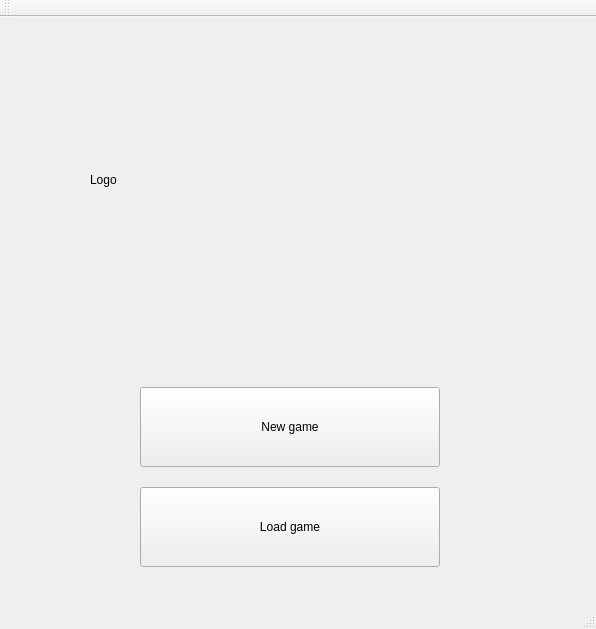
<?xml version="1.0" encoding="UTF-8"?>
<ui version="4.0">
 <class>MainWindow</class>
 <widget class="QMainWindow" name="MainWindow">
  <property name="geometry">
   <rect>
    <x>0</x>
    <y>0</y>
    <width>596</width>
    <height>629</height>
   </rect>
  </property>
  <property name="windowTitle">
   <string>Othello</string>
  </property>
  <widget class="QWidget" name="centralWidget">
   <widget class="QStackedWidget" name="stackedWidget">
    <property name="geometry">
     <rect>
      <x>10</x>
      <y>30</y>
      <width>581</width>
      <height>581</height>
     </rect>
    </property>
    <property name="currentIndex">
     <number>0</number>
    </property>
    <widget class="QWidget" name="page_1">
     <widget class="QLabel" name="logo_label">
      <property name="geometry">
       <rect>
        <x>80</x>
        <y>50</y>
        <width>420</width>
        <height>165</height>
       </rect>
      </property>
      <property name="text">
       <string>Logo</string>
      </property>
     </widget>
     <widget class="QPushButton" name="new_game_button">
      <property name="geometry">
       <rect>
        <x>130</x>
        <y>340</y>
        <width>300</width>
        <height>80</height>
       </rect>
      </property>
      <property name="layoutDirection">
       <enum>Qt::LeftToRight</enum>
      </property>
      <property name="text">
       <string>New game</string>
      </property>
     </widget>
     <widget class="QPushButton" name="load_game_button">
      <property name="geometry">
       <rect>
        <x>130</x>
        <y>440</y>
        <width>300</width>
        <height>80</height>
       </rect>
      </property>
      <property name="layoutDirection">
       <enum>Qt::LeftToRight</enum>
      </property>
      <property name="text">
       <string>Load game</string>
      </property>
     </widget>
     <zorder>load_game_button</zorder>
     <zorder>new_game_button</zorder>
     <zorder>load_game_button</zorder>
     <zorder>new_game_button</zorder>
     <zorder></zorder>
     <zorder>logo_label</zorder>
    </widget>
    <widget class="QWidget" name="page_3">
     <widget class="QGroupBox" name="groupBox_3">
      <property name="geometry">
       <rect>
        <x>300</x>
        <y>260</y>
        <width>269</width>
        <height>209</height>
       </rect>
      </property>
      <property name="title">
       <string/>
      </property>
      <widget class="QLabel" name="pl2_label">
       <property name="geometry">
        <rect>
         <x>10</x>
         <y>0</y>
         <width>121</width>
         <height>41</height>
        </rect>
       </property>
       <property name="text">
        <string>Player2 (white):</string>
       </property>
      </widget>
      <widget class="QLineEdit" name="pl2_name">
       <property name="geometry">
        <rect>
         <x>20</x>
         <y>40</y>
         <width>161</width>
         <height>41</height>
        </rect>
       </property>
       <property name="text">
        <string>Insert name</string>
       </property>
      </widget>
      <widget class="QWidget" name="widget" native="true">
       <property name="geometry">
        <rect>
         <x>20</x>
         <y>30</y>
         <width>191</width>
         <height>121</height>
        </rect>
       </property>
       <widget class="QRadioButton" name="pl2_radio_hard">
        <property name="geometry">
         <rect>
          <x>30</x>
          <y>80</y>
          <width>110</width>
          <height>25</height>
         </rect>
        </property>
        <property name="text">
         <string>hard</string>
        </property>
        <property name="checked">
         <bool>false</bool>
        </property>
        <attribute name="buttonGroup">
         <string notr="true">difficulty_group</string>
        </attribute>
       </widget>
       <widget class="QRadioButton" name="pl2_radio_easy">
        <property name="geometry">
         <rect>
          <x>30</x>
          <y>50</y>
          <width>110</width>
          <height>25</height>
         </rect>
        </property>
        <property name="text">
         <string>easy</string>
        </property>
        <property name="checked">
         <bool>true</bool>
        </property>
        <attribute name="buttonGroup">
         <string notr="true">difficulty_group</string>
        </attribute>
       </widget>
       <widget class="QLabel" name="difficulty_label">
        <property name="geometry">
         <rect>
          <x>20</x>
          <y>0</y>
          <width>101</width>
          <height>41</height>
         </rect>
        </property>
        <property name="text">
         <string>Difficulty:</string>
        </property>
       </widget>
      </widget>
     </widget>
     <widget class="QWidget" name="gridLayoutWidget_2">
      <property name="geometry">
       <rect>
        <x>0</x>
        <y>260</y>
        <width>271</width>
        <height>211</height>
       </rect>
      </property>
      <layout class="QGridLayout" name="gridLayout_2"/>
     </widget>
     <widget class="QWidget" name="gridLayoutWidget_4">
      <property name="geometry">
       <rect>
        <x>0</x>
        <y>130</y>
        <width>571</width>
        <height>111</height>
       </rect>
      </property>
      <layout class="QGridLayout" name="gridLayout_4">
       <item row="0" column="0">
        <widget class="QGroupBox" name="groupBox_6">
         <property name="title">
          <string/>
         </property>
         <widget class="QRadioButton" name="mode_2players">
          <property name="geometry">
           <rect>
            <x>100</x>
            <y>50</y>
            <width>101</width>
            <height>25</height>
           </rect>
          </property>
          <property name="text">
           <string>2 Players</string>
          </property>
          <property name="checked">
           <bool>true</bool>
          </property>
         </widget>
         <widget class="QRadioButton" name="mode_AI">
          <property name="geometry">
           <rect>
            <x>280</x>
            <y>50</y>
            <width>101</width>
            <height>25</height>
           </rect>
          </property>
          <property name="text">
           <string>Versus AI</string>
          </property>
         </widget>
         <widget class="QLabel" name="mode_label">
          <property name="geometry">
           <rect>
            <x>20</x>
            <y>0</y>
            <width>101</width>
            <height>41</height>
           </rect>
          </property>
          <property name="text">
           <string>Mode:</string>
          </property>
         </widget>
        </widget>
       </item>
      </layout>
     </widget>
     <widget class="QWidget" name="gridLayoutWidget">
      <property name="geometry">
       <rect>
        <x>0</x>
        <y>0</y>
        <width>571</width>
        <height>111</height>
       </rect>
      </property>
      <layout class="QGridLayout" name="gridLayout">
       <item row="0" column="0">
        <widget class="QGroupBox" name="groupBox">
         <property name="title">
          <string/>
         </property>
         <widget class="QRadioButton" name="size_radio6">
          <property name="geometry">
           <rect>
            <x>110</x>
            <y>50</y>
            <width>61</width>
            <height>25</height>
           </rect>
          </property>
          <property name="text">
           <string>6</string>
          </property>
          <attribute name="buttonGroup">
           <string notr="true">buttonGroup</string>
          </attribute>
         </widget>
         <widget class="QRadioButton" name="size_radio8">
          <property name="geometry">
           <rect>
            <x>200</x>
            <y>50</y>
            <width>61</width>
            <height>25</height>
           </rect>
          </property>
          <property name="text">
           <string>8</string>
          </property>
          <property name="checked">
           <bool>true</bool>
          </property>
          <attribute name="buttonGroup">
           <string notr="true">buttonGroup</string>
          </attribute>
         </widget>
         <widget class="QRadioButton" name="size_radio10">
          <property name="geometry">
           <rect>
            <x>290</x>
            <y>50</y>
            <width>71</width>
            <height>25</height>
           </rect>
          </property>
          <property name="text">
           <string>10</string>
          </property>
          <attribute name="buttonGroup">
           <string notr="true">buttonGroup</string>
          </attribute>
         </widget>
         <widget class="QRadioButton" name="size_radio12">
          <property name="geometry">
           <rect>
            <x>390</x>
            <y>50</y>
            <width>71</width>
            <height>25</height>
           </rect>
          </property>
          <property name="text">
           <string>12</string>
          </property>
          <attribute name="buttonGroup">
           <string notr="true">buttonGroup</string>
          </attribute>
         </widget>
         <widget class="QLabel" name="gridsize_label">
          <property name="geometry">
           <rect>
            <x>20</x>
            <y>0</y>
            <width>101</width>
            <height>41</height>
           </rect>
          </property>
          <property name="text">
           <string>Grid size:</string>
          </property>
         </widget>
        </widget>
       </item>
      </layout>
     </widget>
     <widget class="QPushButton" name="startgame">
      <property name="geometry">
       <rect>
        <x>280</x>
        <y>470</y>
        <width>150</width>
        <height>80</height>
       </rect>
      </property>
      <property name="layoutDirection">
       <enum>Qt::LeftToRight</enum>
      </property>
      <property name="text">
       <string>Start</string>
      </property>
     </widget>
     <widget class="QWidget" name="gridLayoutWidget_3">
      <property name="geometry">
       <rect>
        <x>300</x>
        <y>260</y>
        <width>271</width>
        <height>211</height>
       </rect>
      </property>
      <layout class="QGridLayout" name="gridLayout_3"/>
     </widget>
     <widget class="QGroupBox" name="groupBox_2">
      <property name="geometry">
       <rect>
        <x>10</x>
        <y>260</y>
        <width>269</width>
        <height>209</height>
       </rect>
      </property>
      <property name="layoutDirection">
       <enum>Qt::LeftToRight</enum>
      </property>
      <property name="title">
       <string/>
      </property>
      <widget class="QLabel" name="pl1_label">
       <property name="geometry">
        <rect>
         <x>10</x>
         <y>0</y>
         <width>121</width>
         <height>41</height>
        </rect>
       </property>
       <property name="text">
        <string>Player1 (black):</string>
       </property>
      </widget>
      <widget class="QLineEdit" name="pl1_name">
       <property name="geometry">
        <rect>
         <x>20</x>
         <y>40</y>
         <width>161</width>
         <height>41</height>
        </rect>
       </property>
       <property name="text">
        <string>Insert name</string>
       </property>
      </widget>
      <widget class="QGroupBox" name="groupBox_4">
       <property name="geometry">
        <rect>
         <x>0</x>
         <y>100</y>
         <width>161</width>
         <height>111</height>
        </rect>
       </property>
       <property name="title">
        <string/>
       </property>
      </widget>
     </widget>
     <widget class="QPushButton" name="back1">
      <property name="geometry">
       <rect>
        <x>130</x>
        <y>470</y>
        <width>150</width>
        <height>80</height>
       </rect>
      </property>
      <property name="layoutDirection">
       <enum>Qt::LeftToRight</enum>
      </property>
      <property name="text">
       <string>Cancel</string>
      </property>
     </widget>
    </widget>
    <widget class="QWidget" name="page_4">
     <widget class="QListView" name="listView">
      <property name="geometry">
       <rect>
        <x>30</x>
        <y>30</y>
        <width>491</width>
        <height>411</height>
       </rect>
      </property>
     </widget>
     <widget class="QPushButton" name="start_loaded">
      <property name="geometry">
       <rect>
        <x>280</x>
        <y>470</y>
        <width>150</width>
        <height>80</height>
       </rect>
      </property>
      <property name="layoutDirection">
       <enum>Qt::LeftToRight</enum>
      </property>
      <property name="text">
       <string>Start</string>
      </property>
     </widget>
     <widget class="QPushButton" name="back2">
      <property name="geometry">
       <rect>
        <x>130</x>
        <y>470</y>
        <width>150</width>
        <height>80</height>
       </rect>
      </property>
      <property name="layoutDirection">
       <enum>Qt::LeftToRight</enum>
      </property>
      <property name="text">
       <string>Cancel</string>
      </property>
     </widget>
    </widget>
   </widget>
  </widget>
  <widget class="QMenuBar" name="menuBar">
   <property name="geometry">
    <rect>
     <x>0</x>
     <y>0</y>
     <width>596</width>
     <height>26</height>
    </rect>
   </property>
  </widget>
  <widget class="QToolBar" name="mainToolBar">
   <attribute name="toolBarArea">
    <enum>TopToolBarArea</enum>
   </attribute>
   <attribute name="toolBarBreak">
    <bool>false</bool>
   </attribute>
  </widget>
  <widget class="QStatusBar" name="statusBar"/>
  <action name="actionNew_game">
   <property name="text">
    <string>new game</string>
   </property>
  </action>
 </widget>
 <layoutdefault spacing="6" margin="11"/>
 <resources/>
 <connections/>
 <buttongroups>
  <buttongroup name="buttonGroup"/>
  <buttongroup name="difficulty_group"/>
 </buttongroups>
</ui>
